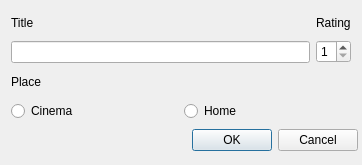
<?xml version="1.0" encoding="UTF-8"?>
<ui version="4.0">
 <class>AddFilm</class>
 <widget class="QDialog" name="AddFilm">
  <property name="geometry">
   <rect>
    <x>0</x>
    <y>0</y>
    <width>362</width>
    <height>165</height>
   </rect>
  </property>
  <property name="minimumSize">
   <size>
    <width>362</width>
    <height>165</height>
   </size>
  </property>
  <property name="maximumSize">
   <size>
    <width>365</width>
    <height>165</height>
   </size>
  </property>
  <property name="windowTitle">
   <string>Add Film</string>
  </property>
  <property name="modal">
   <bool>true</bool>
  </property>
  <layout class="QVBoxLayout" name="verticalLayout_4">
   <item>
    <layout class="QHBoxLayout" name="horizontalLayout_2">
     <item>
      <layout class="QVBoxLayout" name="verticalLayout_3">
       <item>
        <widget class="QLabel" name="title_label">
         <property name="text">
          <string>Title</string>
         </property>
        </widget>
       </item>
       <item>
        <widget class="QLineEdit" name="title_lineedit">
         <property name="sizePolicy">
          <sizepolicy hsizetype="MinimumExpanding" vsizetype="Fixed">
           <horstretch>0</horstretch>
           <verstretch>0</verstretch>
          </sizepolicy>
         </property>
         <property name="maxLength">
          <number>50</number>
         </property>
        </widget>
       </item>
      </layout>
     </item>
     <item>
      <layout class="QVBoxLayout" name="verticalLayout_2">
       <item>
        <widget class="QLabel" name="rating_label">
         <property name="text">
          <string>Rating</string>
         </property>
        </widget>
       </item>
       <item>
        <widget class="QSpinBox" name="rating_spinBox">
         <property name="minimum">
          <number>1</number>
         </property>
         <property name="maximum">
          <number>5</number>
         </property>
        </widget>
       </item>
      </layout>
     </item>
    </layout>
   </item>
   <item>
    <layout class="QVBoxLayout" name="verticalLayout">
     <item>
      <widget class="QLabel" name="place_label">
       <property name="text">
        <string>Place</string>
       </property>
      </widget>
     </item>
     <item>
      <layout class="QHBoxLayout" name="horizontalLayout">
       <item>
        <widget class="QRadioButton" name="cinema_radioButton">
         <property name="text">
          <string>Cinema</string>
         </property>
        </widget>
       </item>
       <item>
        <widget class="QRadioButton" name="home_radioButton">
         <property name="text">
          <string>Home</string>
         </property>
        </widget>
       </item>
      </layout>
     </item>
    </layout>
   </item>
   <item>
    <widget class="QDialogButtonBox" name="buttonBox">
     <property name="minimumSize">
      <size>
       <width>347</width>
       <height>27</height>
      </size>
     </property>
     <property name="orientation">
      <enum>Qt::Horizontal</enum>
     </property>
     <property name="standardButtons">
      <set>QDialogButtonBox::Cancel|QDialogButtonBox::Ok</set>
     </property>
     <property name="centerButtons">
      <bool>false</bool>
     </property>
    </widget>
   </item>
  </layout>
 </widget>
 <resources/>
 <connections>
  <connection>
   <sender>buttonBox</sender>
   <signal>rejected()</signal>
   <receiver>AddFilm</receiver>
   <slot>reject()</slot>
   <hints>
    <hint type="sourcelabel">
     <x>316</x>
     <y>260</y>
    </hint>
    <hint type="destinationlabel">
     <x>286</x>
     <y>274</y>
    </hint>
   </hints>
  </connection>
  <connection>
   <sender>buttonBox</sender>
   <signal>accepted()</signal>
   <receiver>AddFilm</receiver>
   <slot>accept()</slot>
   <hints>
    <hint type="sourcelabel">
     <x>248</x>
     <y>254</y>
    </hint>
    <hint type="destinationlabel">
     <x>157</x>
     <y>274</y>
    </hint>
   </hints>
  </connection>
 </connections>
</ui>
